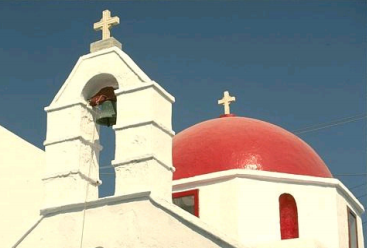
#> input picture Experiments/Image Segmentation exp - v2/fourthround/1.PNG, 367 x 248 px, found by its file name
$ jupyter execute __POCS_workingWithVQ.ipynb
#> lines starting #> are read from the running program, lines starting #| are printed output that depends on the picture
[cell 1]
import numpy as np
# import random
import math
from matplotlib import pyplot as plt
from sklearn.datasets.samples_generator import make_blobs
import time
import pandas as pd
from scipy.spatial.distance import cdist
from sklearn.utils import shuffle
import cv2 as cv
from sklearn.utils.extmath import row_norms
from sklearn.utils.extmath import row_norms, squared_norm, stable_cumsum
import scipy.sparse as sp
from sklearn.metrics.pairwise import euclidean_distances
np.random.seed(5)

[cell 2]
# intialize random member ship
# [8 lines left out: function initializeMembershipMatrix, not called in this run]

[cell 3]
def updateMembershipValue3_2(v,val):
    distances = cdist(val, v,metric='euclidean')
    return distances

[cell 4]
def CalculateWeightValues(cluster_center,val,q):
    membership=[]
    distances = cdist(val, cluster_center,metric='euclidean')[:,q]
    sumdistance=np.sum(distances)
    membership= distances/sumdistance
    return membership

[cell 5]
# [5 lines left out: function CalculateWeightValuesByIndex, not called in this run]

[cell 6]
# [92 lines left out: function _k_init, not called in this run]

[cell 7]
img=cv.imread('1.png')
#> img is the input picture: shape (248, 367, 3); mean B, G, R 150.1, 155.5, 152.9
img=cv.cvtColor(img,cv.COLOR_BGR2RGB)

plt.imshow(img)
plt.xticks([])
plt.yticks([])
plt.grid(False)
plt.show()
pic=cv.cvtColor(img,cv.COLOR_RGB2LUV)
#> pic: shape (248, 367, 3); mean of channels 0, 1, 2 161.4, 98.3, 139.6
plt.imshow(pic)

[cell 8]
#resize the image
img = cv.resize(pic, dsize=(200, 200))
#> img: shape (200, 200, 3); mean of channels 0, 1, 2 161.3, 98.3, 139.6

#
# rearange the image array with the block size of four
#

i=0
j=0
luv=[]

for h in range(100):
    j=0
    for k in range(100):
        luv.append([
            [img[i,j,0]],[img[i+1,j,0]],[img[i,j+1,0]],[img[i+1,j+1,0]],
            [img[i,j,1]],[img[i+1,j,1]],[img[i,j+1,1]],[img[i+1,j+1,1]],
            [img[i,j,2]],[img[i+1,j,2]],[img[i,j+1,2]],[img[i+1,j+1,2]]

        ])

        j=j+2
    i=i+2
#> after the loop, i = 200; luv = 10000 items

luva=np.reshape(np.array(luv),(100,100,12))
print('luva.shape',luva.shape)
#| luva.shape (100, 100, 12)

# re-asign the new array format to the image
pic=luva
print('pic.shape',pic.shape)
#| pic.shape (100, 100, 12)

pic_n = pic.reshape(pic.shape[0]*pic.shape[1], 12)
print('pic_n.shape',pic_n.shape)
#| pic_n.shape (10000, 12)

x=pic_n

[cell 9]
def generateRandomCenters(c,x):
    centers=[]
    _min= (np.min(x))
    _max= (np.max(x))
    t= np.mean(x,axis=0)
    for i in range(c):
        centers.append( t + 0.01*i)
    return np.asarray(centers)

[cell 10]
import time
timearray=[]
segementedImg=[]

clusterssize=[2,3,4,5,6,7,8,9,10]
error=[]

[cell 11]
for cluster in clusterssize:

    #initialize centers
    v= generateRandomCenters(cluster,x)

    # update membership
    w=updateMembershipValue3_2(v,x)
    ny=np.argmin(w,axis=1)


    start=time.time()

    for t in range(50):
#         print('\t\t',t)

        for q in range(cluster):


            val=x[ny == q,:]


            if(val.shape[0]!=0):

                weight=CalculateWeightValues(v,val,q)

                v[q]= v[q]+np.dot(weight,val-v[q])


        w=updateMembershipValue3_2(v,x)
        ny=np.argmin(w,axis=1)

    timearray.append(time.time()-start)

    label=ny
    pic2show = v[label]

    cluster_pic = pic2show.reshape(pic.shape[0],pic.shape[1], 12)
    error.append(np.linalg.norm(pic-cluster_pic))

    print(cluster)
#> this loop made 9 passes

[cell 12]
#convert back the clustered image to the original form
#decoding

temp=np.zeros((200,200,3))
i=0
j=0
for h in range(100):
    j=0
    for k in range(100):
        val=cluster_pic[h,k,:]

        temp[i,j,0]=val[0]
        temp[i+1,j,0]=val[1]
        temp[i,j+1,0]=val[2]
        temp[i+1,j+1,0]=val[3]

        temp[i,j,1]=val[4]
        temp[i+1,j,1]=val[5]
        temp[i,j+1,1]=val[6]
        temp[i+1,j+1,1]=val[7]

        temp[i,j,2]=val[8]
        temp[i+1,j,2]=val[9]
        temp[i,j+1,2]=val[10]
        temp[i+1,j+1,2]=val[11]

        j=j+2
    i=i+2
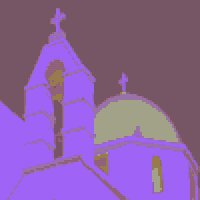
#> temp: shape (200, 200, 3) float64; mean of channels 0, 1, 2 160.8, 98.3, 139.5; drawn as B, G, R


temp=cv.cvtColor((temp).astype('uint8'),cv.COLOR_LUV2RGB)
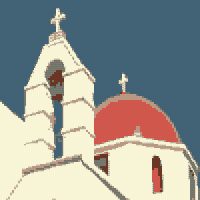
#> temp: shape (200, 200, 3); mean R, G, B 150.4, 154.1, 148.9
plt.imshow(temp)
plt.xticks([])
plt.yticks([])
plt.imshow(temp)
plt.savefig('POCS_SegementdIMg.jpg')
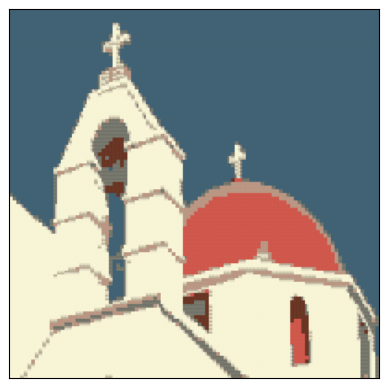
#> figure drawn by matplotlib, 1 panel
plt.show()

[cell 13]
plt.xlabel('Number of Clusters')
plt.ylabel('Error')
plt.plot(clusterssize,error)
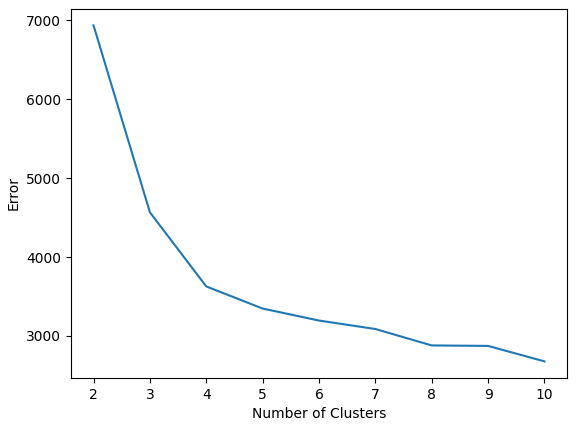
#> figure drawn by matplotlib, 1 panel

[cell 14]
plt.xlabel('Number of Clusters')
plt.ylabel('Time [Sec]')

plt.plot(np.arange(2,11,1),timearray)
np.savetxt("POCS_timearray.csv", timearray, delimiter=",")
np.savetxt("POCS_segementedImg.csv", segementedImg, delimiter=",")
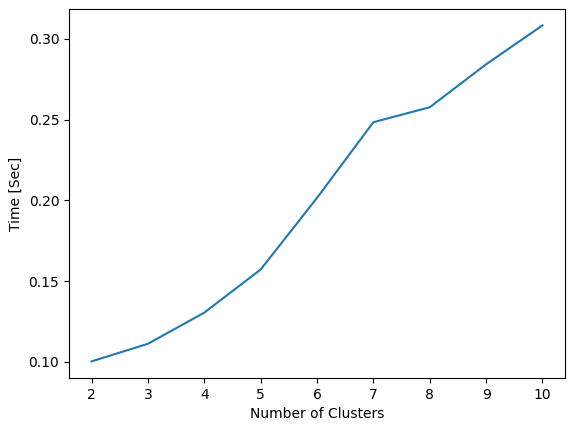
#> figure drawn by matplotlib, 1 panel

[cell 15]
error
#> Out = [6932.2, 4565.7, 3627.4, 3347.3, 3195.6, 3088.3, 2880.5, 2874.5, 2678.4]

$ run again, with Experiments/Image Segmentation exp - v2/fourthround/FCM_SegementdIMg.jpg saved as Experiments/Image Segmentation exp - v2/fourthround/1.PNG
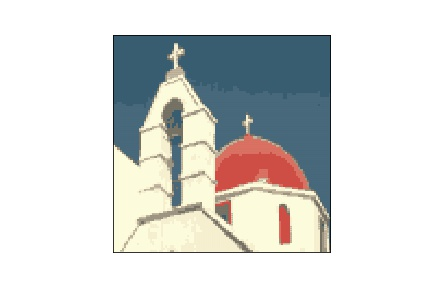
#> input picture Experiments/Image Segmentation exp - v2/fourthround/FCM_SegementdIMg.jpg, 432 x 288 px, found by its file name
#> img is the input picture: shape (288, 432, 3); mean B, G, R 214.3, 216.3, 214.6
#> pic: shape (288, 432, 3); mean of channels 0, 1, 2 218.3, 96.7, 137.4
#> after the loop `for h in range(100):`: i = 200; luv = 10000 items
#| luva.shape (100, 100, 12)
#| pic.shape (100, 100, 12)
#| pic_n.shape (10000, 12)
#> the loop `for cluster in clusterssize:` made 9 passes
#> after the loop `for h in range(100):`:
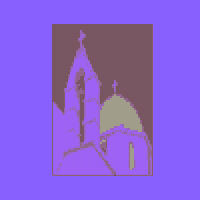
#> temp: shape (200, 200, 3) float64; mean of channels 0, 1, 2 217.6, 96.8, 137.7; drawn as B, G, R
#> `[cell 14] plt.xlabel('Number of Clusters') plt.ylabel('Time [Sec]')  p..`:
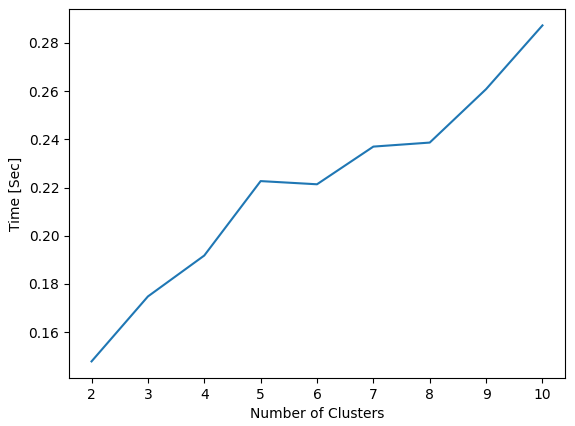
#> figure drawn by matplotlib, 1 panel
#> Out = [5461.8, 4043.7, 3515.1, 3074.6, 2829.3, 2380, 2281, 1925.5, 1848.9]
